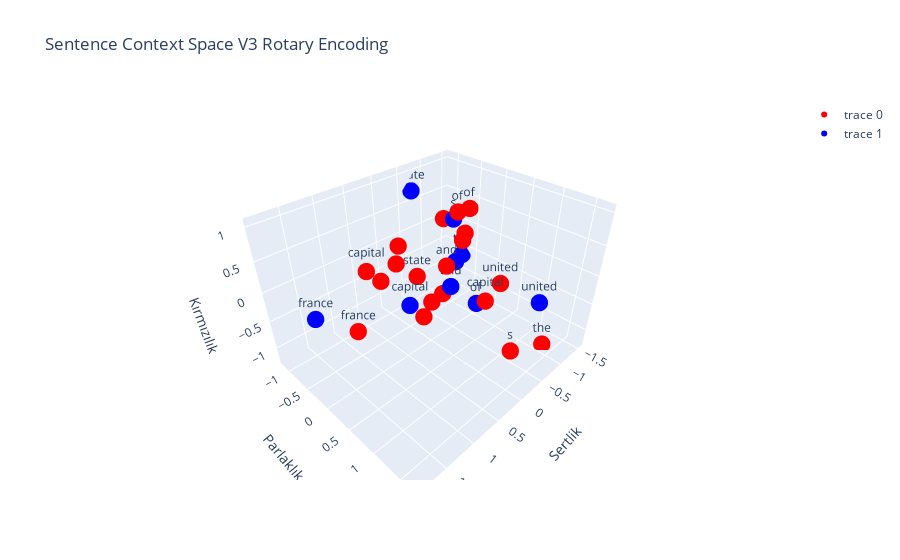

The notebook cell saved with this chart:
### Code cell
sentences = [
  {
    "words": meanings_with_pos_encodings.detach().numpy(),
    "labels": tokenizer.tokenize(sentence),
    "color": "red",
  },
  {
    "words": meanings.detach().numpy(),
    "labels": tokenizer.tokenize(sentence),
    "color": "blue",
  },
]

plot_dots(sentences, "Sentence Context Space V3 Rotary Encoding")

### Figure 1 — Plotly figure (JSON) as saved in the notebook; plotly's stock layout.template omitted (floating-point values rounded to 4 significant figures)
{"data": [{"hoverinfo": "text", "marker": {"color": "red", "size": 6}, "mode": "markers+text", "text": ["the", " ", "capital", " ", "of", " ", "united", " ", "state", "s", " ", "and", " ", "the", " ", "capital", " ", "of", " ", "france"], "type": "scatter3d", "x": [-1.526, -0.2092, 0.9326, 0.7698, -0.1228, -0.4315, -0.1496, -0.4106, -0.5907, -0.3183, 0.5, -0.1583, -0.7518, -1.11, 0.1257, 0.7132, 0.6472, -0.5514, -0.6643, 1.834], "y": [-0.7502, -0.2013, -0.2774, -0.1935, 0.3777, -0.178, 1.128, -0.1555, -0.9515, 1.296, -0.1103, 0.1584, -0.07449, 1.35, -0.03567, 1.562, 0.004572, 0.2102, 0.04463, 0.7552], "z": [-0.654, -0.7509, 0.3166, 0.1223, 1.047, 0.6491, 0.2814, -0.6625, -0.7913, -0.8974, 0.5979, 0.1103, 0.2059, -1.234, -0.7692, 0.6792, 0.4344, 0.8985, 0.4077, 0.4377]}, {"hoverinfo": "text", "marker": {"color": "blue", "size": 6}, "mode": "markers+text", "text": ["the", " ", "capital", " ", "of", " ", "united", " ", "state", "s", " ", "and", " ", "the", " ", "capital", " ", "of", " ", "france"], "type": "scatter3d", "x": [-1.526, -0.7448, -0.1002, -0.7448, -0.7121, -0.7448, -0.2223, -0.7448, -0.697, -0.07983, -0.7448, -0.111, -0.7448, -1.526, -0.7448, -0.1002, -0.7448, -0.7121, -0.7448, 1.879], "y": [-0.7502, -0.2022, -0.6092, -0.2022, 0.3037, -0.2022, 1.687, -0.2022, -1.161, 0.3417, -0.2022, 0.2927, -0.2022, -0.7502, -0.2022, -0.6092, -0.2022, 0.3037, -0.2022, -0.07213], "z": [-0.654, -0.2297, -0.9798, -0.2297, -0.7773, -0.2297, 0.2284, -0.2297, 0.6995, 0.9488, -0.2297, -0.1578, -0.2297, -0.654, -0.2297, -0.9798, -0.2297, -0.7773, -0.2297, 0.1578]}], "layout": {"scene": {"xaxis": {"title": {"text": "Sertlik"}}, "yaxis": {"title": {"text": "Parlaklık"}}, "zaxis": {"title": {"text": "Kırmızılık"}}}, "title": {"text": "Sentence Context Space V3 Rotary Encoding"}}}
